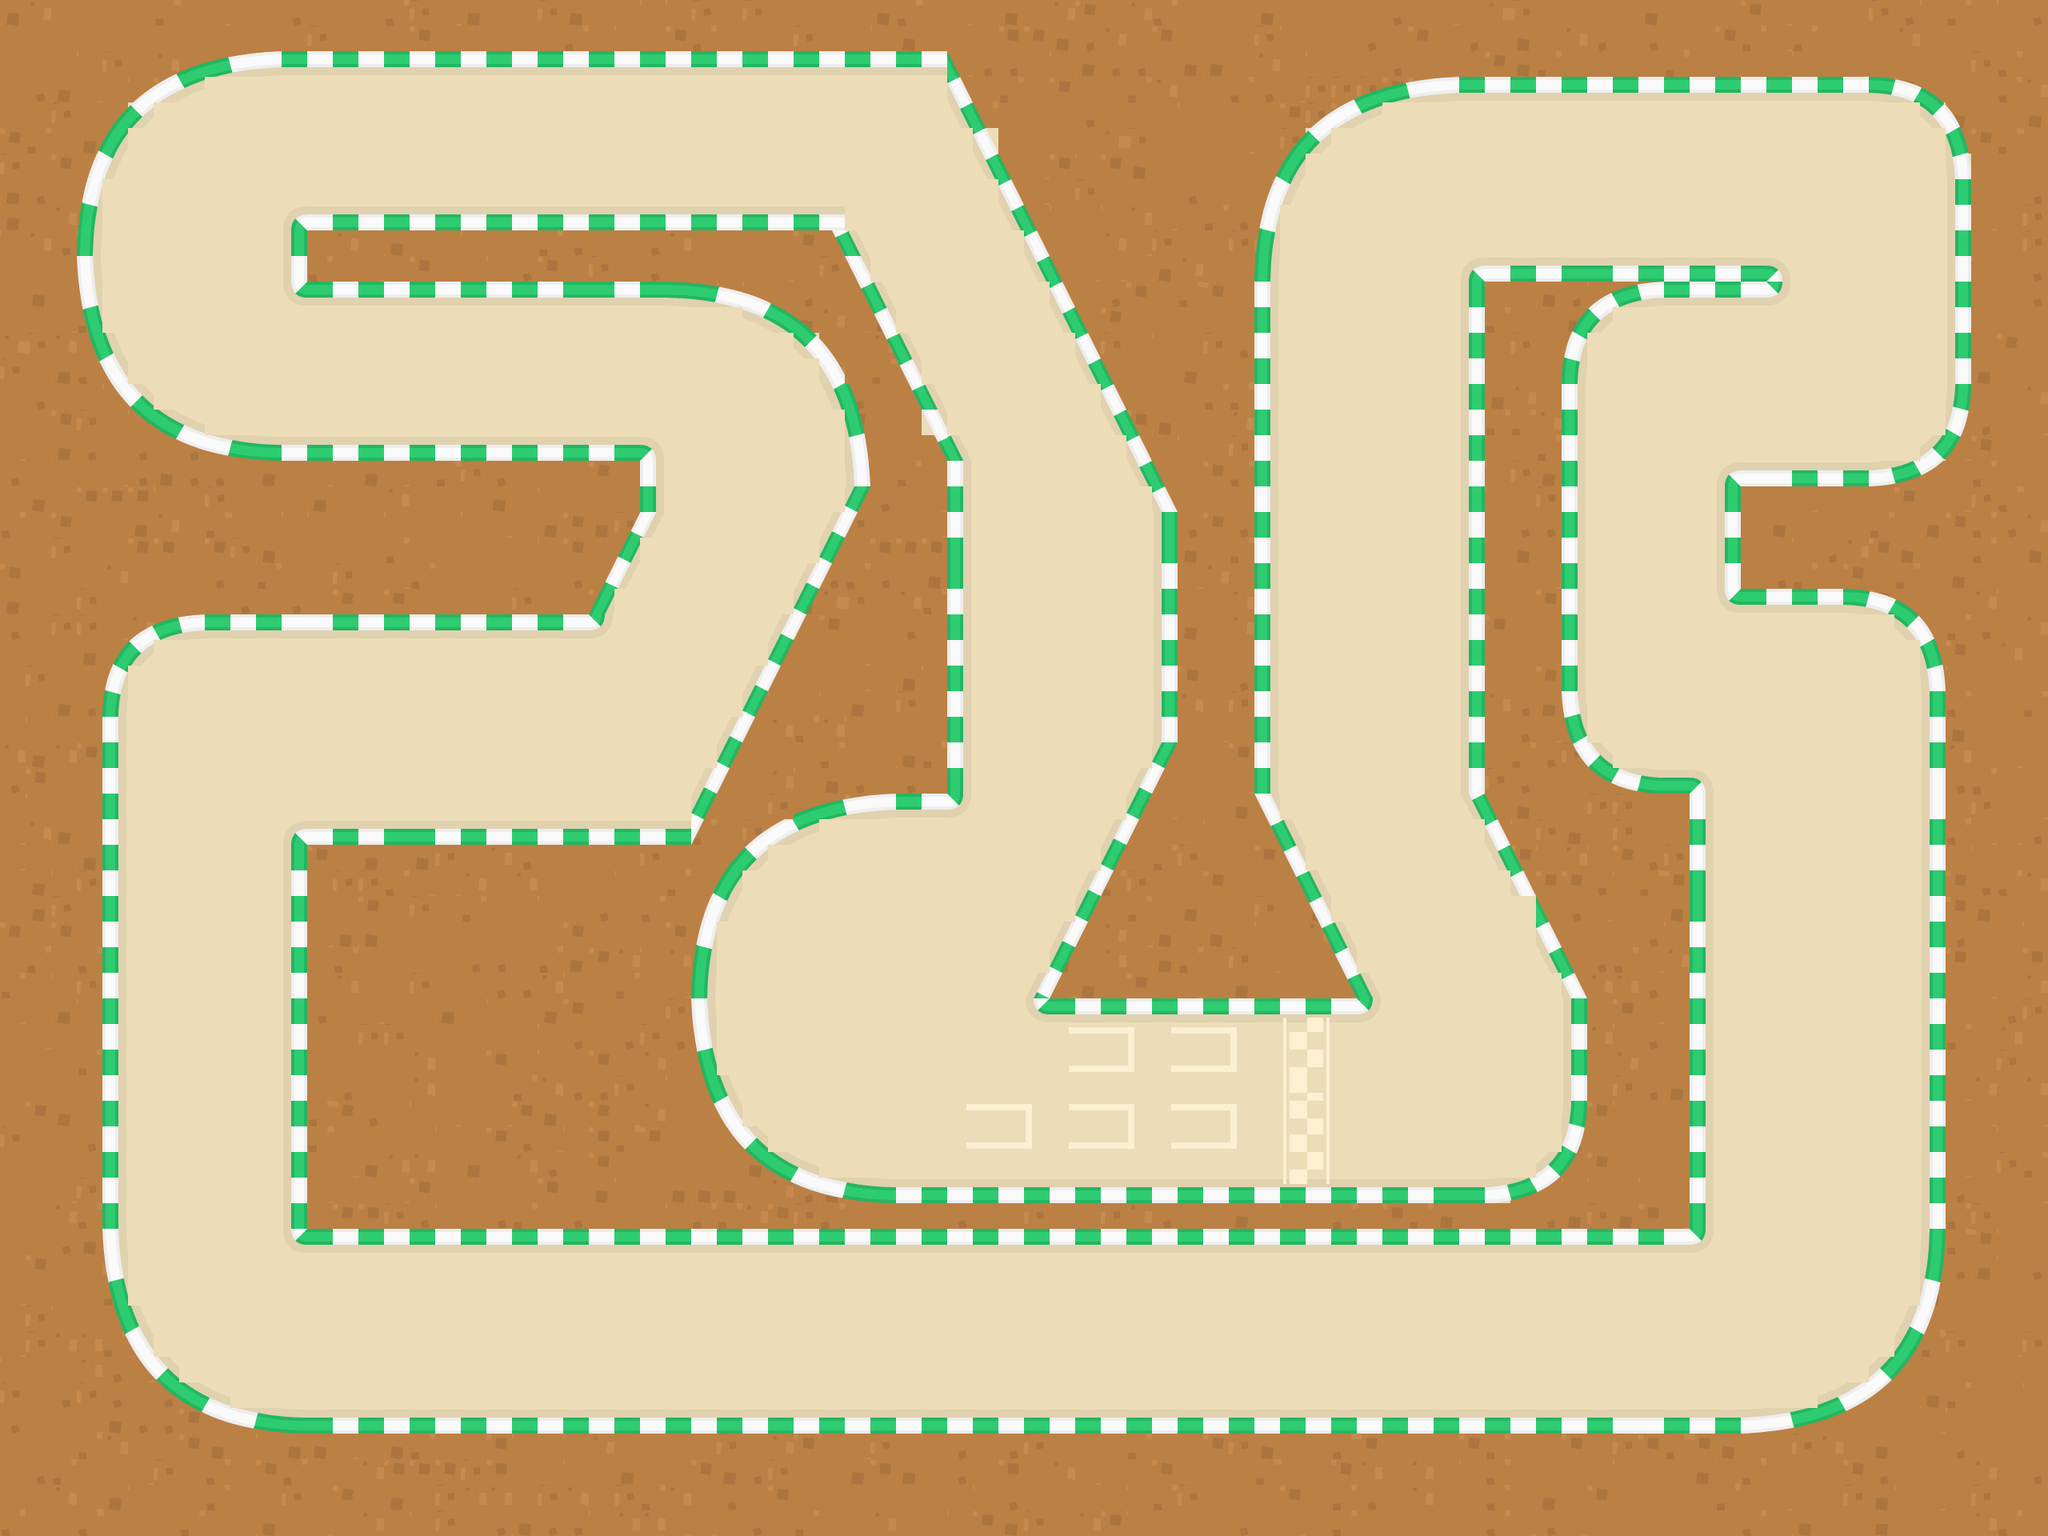

The image is a tile-based game level rendered from a .tmx file. Its description and source (layers, tilesets, objects; grid data summarised) follow:
An orthogonal 80x60 tile map with 32x32 px tiles, 3 tile layers (backgroundLayer, trackLayer, wallLayer), 2 tilesets and 30 objects (19x speedBooster, 10x checkpoint, lap_checkpoint).

<map version="1.10" tiledversion="1.10.2" orientation="orthogonal" renderorder="right-down" width="80" height="60" tilewidth="32" tileheight="32" infinite="0" nextlayerid="6" nextobjectid="33">
 <editorsettings>
  <export target="Level2Track.tmj" format="json" />
 </editorsettings>
 <tileset firstgid="1" name="trackTileset" tilewidth="128" tileheight="128" tilecount="324" columns="18">
  <image source="spritesheet_tiles.png" trans="ff00ff" width="2304" height="2304" />
 </tileset>
 <tileset firstgid="325" name="wallTileset" tilewidth="32" tileheight="32" tilecount="5184" columns="72">
  <image source="spritesheet_tiles.png" trans="ff00ff" width="2304" height="2304" />
  <tile id="528">
   <properties>
    <property name="collides" type="bool" value="true" />
   </properties>
  </tile>
  <tile id="529">
   <properties>
    <property name="collides" type="bool" value="true" />
   </properties>
  </tile>
  <tile id="530">
   <properties>
    <property name="collides" type="bool" value="true" />
   </properties>
  </tile>
  <tile id="531">
   <properties>
    <property name="collides" type="bool" value="true" />
   </properties>
  </tile>
  <tile id="888">
   <properties>
    <property name="collides" type="bool" value="true" />
   </properties>
  </tile>
  <tile id="889">
   <properties>
    <property name="collides" type="bool" value="true" />
   </properties>
  </tile>
  <tile id="890">
   <properties>
    <property name="collides" type="bool" value="true" />
   </properties>
  </tile>
  <tile id="891">
   <properties>
    <property name="collides" type="bool" value="true" />
   </properties>
  </tile>
  <tile id="1182">
   <properties>
    <property name="collides" type="bool" value="true" />
   </properties>
  </tile>
  <tile id="1195">
   <properties>
    <property name="collides" type="bool" value="true" />
   </properties>
  </tile>
  <tile id="1254">
   <properties>
    <property name="collides" type="bool" value="true" />
   </properties>
  </tile>
  <tile id="1267">
   <properties>
    <property name="collides" type="bool" value="true" />
   </properties>
  </tile>
  <tile id="1327">
   <properties>
    <property name="collides" type="bool" value="true" />
   </properties>
  </tile>
  <tile id="1338">
   <properties>
    <property name="collides" type="bool" value="true" />
   </properties>
  </tile>
  <tile id="1399">
   <properties>
    <property name="collides" type="bool" value="true" />
   </properties>
  </tile>
  <tile id="1410">
   <properties>
    <property name="collides" type="bool" value="true" />
   </properties>
  </tile>
  <tile id="1760">
   <properties>
    <property name="collides" type="bool" value="true" />
   </properties>
  </tile>
  <tile id="1766">
   <properties>
    <property name="collides" type="bool" value="true" />
   </properties>
  </tile>
  <tile id="1832">
   <properties>
    <property name="collides" type="bool" value="true" />
   </properties>
  </tile>
  <tile id="1837">
   <properties>
    <property name="collides" type="bool" value="true" />
   </properties>
  </tile>
  <tile id="1905">
   <properties>
    <property name="collides" type="bool" value="true" />
   </properties>
  </tile>
  <tile id="1908">
   <properties>
    <property name="collides" type="bool" value="true" />
   </properties>
  </tile>
  <tile id="1977">
   <properties>
    <property name="collides" type="bool" value="true" />
   </properties>
  </tile>
  <tile id="1980">
   <properties>
    <property name="collides" type="bool" value="true" />
   </properties>
  </tile>
  <tile id="2046">
   <properties>
    <property name="collides" type="bool" value="true" />
   </properties>
  </tile>
  <tile id="2051">
   <properties>
    <property name="collides" type="bool" value="true" />
   </properties>
  </tile>
  <tile id="2055">
   <properties>
    <property name="collides" type="bool" value="true" />
   </properties>
  </tile>
  <tile id="2118">
   <properties>
    <property name="collides" type="bool" value="true" />
   </properties>
  </tile>
  <tile id="2123">
   <properties>
    <property name="collides" type="bool" value="true" />
   </properties>
  </tile>
  <tile id="2127">
   <properties>
    <property name="collides" type="bool" value="true" />
   </properties>
  </tile>
  <tile id="2128">
   <properties>
    <property name="collides" type="bool" value="true" />
   </properties>
  </tile>
  <tile id="2129">
   <properties>
    <property name="collides" type="bool" value="true" />
   </properties>
  </tile>
  <tile id="2188">
   <properties>
    <property name="collides" type="bool" value="true" />
   </properties>
  </tile>
  <tile id="2189">
   <properties>
    <property name="collides" type="bool" value="true" />
   </properties>
  </tile>
  <tile id="2195">
   <properties>
    <property name="collides" type="bool" value="true" />
   </properties>
  </tile>
  <tile id="2199">
   <properties>
    <property name="collides" type="bool" value="true" />
   </properties>
  </tile>
  <tile id="2202">
   <properties>
    <property name="collides" type="bool" value="true" />
   </properties>
  </tile>
  <tile id="2267">
   <properties>
    <property name="collides" type="bool" value="true" />
   </properties>
  </tile>
  <tile id="2271">
   <properties>
    <property name="collides" type="bool" value="true" />
   </properties>
  </tile>
  <tile id="2274">
   <properties>
    <property name="collides" type="bool" value="true" />
   </properties>
  </tile>
  <tile id="2344">
   <properties>
    <property name="collides" type="bool" value="true" />
   </properties>
  </tile>
  <tile id="2345">
   <properties>
    <property name="collides" type="bool" value="true" />
   </properties>
  </tile>
  <tile id="2346">
   <properties>
    <property name="collides" type="bool" value="true" />
   </properties>
  </tile>
  <tile id="2347">
   <properties>
    <property name="collides" type="bool" value="true" />
   </properties>
  </tile>
  <tile id="2548">
   <properties>
    <property name="collides" type="bool" value="true" />
   </properties>
  </tile>
  <tile id="2549">
   <properties>
    <property name="collides" type="bool" value="true" />
   </properties>
  </tile>
  <tile id="2550">
   <properties>
    <property name="collides" type="bool" value="true" />
   </properties>
  </tile>
  <tile id="2551">
   <properties>
    <property name="collides" type="bool" value="true" />
   </properties>
  </tile>
  <tile id="2632">
   <properties>
    <property name="collides" type="bool" value="true" />
   </properties>
  </tile>
  <tile id="2633">
   <properties>
    <property name="collides" type="bool" value="true" />
   </properties>
  </tile>
  <tile id="2634">
   <properties>
    <property name="collides" type="bool" value="true" />
   </properties>
  </tile>
  <tile id="2635">
   <properties>
    <property name="collides" type="bool" value="true" />
   </properties>
  </tile>
  <tile id="2836">
   <properties>
    <property name="collides" type="bool" value="true" />
   </properties>
  </tile>
  <tile id="2837">
   <properties>
    <property name="collides" type="bool" value="true" />
   </properties>
  </tile>
  <tile id="2838">
   <properties>
    <property name="collides" type="bool" value="true" />
   </properties>
  </tile>
  <tile id="2839">
   <properties>
    <property name="collides" type="bool" value="true" />
   </properties>
  </tile>
  <tile id="2908">
   <properties>
    <property name="collides" type="bool" value="true" />
   </properties>
  </tile>
  <tile id="2912">
   <properties>
    <property name="collides" type="bool" value="true" />
   </properties>
  </tile>
  <tile id="2916">
   <properties>
    <property name="collides" type="bool" value="true" />
   </properties>
  </tile>
  <tile id="2981">
   <properties>
    <property name="collides" type="bool" value="true" />
   </properties>
  </tile>
  <tile id="2984">
   <properties>
    <property name="collides" type="bool" value="true" />
   </properties>
  </tile>
  <tile id="2988">
   <properties>
    <property name="collides" type="bool" value="true" />
   </properties>
  </tile>
  <tile id="2994">
   <properties>
    <property name="collides" type="bool" value="true" />
   </properties>
  </tile>
  <tile id="2995">
   <properties>
    <property name="collides" type="bool" value="true" />
   </properties>
  </tile>
  <tile id="3054">
   <properties>
    <property name="collides" type="bool" value="true" />
   </properties>
  </tile>
  <tile id="3056">
   <properties>
    <property name="collides" type="bool" value="true" />
   </properties>
  </tile>
  <tile id="3060">
   <properties>
    <property name="collides" type="bool" value="true" />
   </properties>
  </tile>
  <tile id="3065">
   <properties>
    <property name="collides" type="bool" value="true" />
   </properties>
  </tile>
  <tile id="3127">
   <properties>
    <property name="collides" type="bool" value="true" />
   </properties>
  </tile>
  <tile id="3128">
   <properties>
    <property name="collides" type="bool" value="true" />
   </properties>
  </tile>
  <tile id="3132">
   <properties>
    <property name="collides" type="bool" value="true" />
   </properties>
  </tile>
  <tile id="3136">
   <properties>
    <property name="collides" type="bool" value="true" />
   </properties>
  </tile>
  <tile id="3208">
   <properties>
    <property name="collides" type="bool" value="true" />
   </properties>
  </tile>
  <tile id="3209">
   <properties>
    <property name="collides" type="bool" value="true" />
   </properties>
  </tile>
  <tile id="3210">
   <properties>
    <property name="collides" type="bool" value="true" />
   </properties>
  </tile>
  <tile id="3211">
   <properties>
    <property name="collides" type="bool" value="true" />
   </properties>
  </tile>
  <tile id="3283">
   <properties>
    <property name="collides" type="bool" value="true" />
   </properties>
  </tile>
  <tile id="3355">
   <properties>
    <property name="collides" type="bool" value="true" />
   </properties>
  </tile>
  <tile id="3427">
   <properties>
    <property name="collides" type="bool" value="true" />
   </properties>
  </tile>
  <tile id="3779">
   <properties>
    <property name="collides" type="bool" value="true" />
   </properties>
  </tile>
  <tile id="3783">
   <properties>
    <property name="collides" type="bool" value="true" />
   </properties>
  </tile>
  <tile id="3851">
   <properties>
    <property name="collides" type="bool" value="true" />
   </properties>
  </tile>
  <tile id="3855">
   <properties>
    <property name="collides" type="bool" value="true" />
   </properties>
  </tile>
  <tile id="3923">
   <properties>
    <property name="collides" type="bool" value="true" />
   </properties>
  </tile>
  <tile id="3927">
   <properties>
    <property name="collides" type="bool" value="true" />
   </properties>
  </tile>
  <tile id="3992">
   <properties>
    <property name="collides" type="bool" value="true" />
   </properties>
  </tile>
  <tile id="3993">
   <properties>
    <property name="collides" type="bool" value="true" />
   </properties>
  </tile>
  <tile id="3994">
   <properties>
    <property name="collides" type="bool" value="true" />
   </properties>
  </tile>
  <tile id="3995">
   <properties>
    <property name="collides" type="bool" value="true" />
   </properties>
  </tile>
  <tile id="3999">
   <properties>
    <property name="collides" type="bool" value="true" />
   </properties>
  </tile>
  <tile id="4052">
   <properties>
    <property name="collides" type="bool" value="true" />
   </properties>
  </tile>
  <tile id="4053">
   <properties>
    <property name="collides" type="bool" value="true" />
   </properties>
  </tile>
  <tile id="4054">
   <properties>
    <property name="collides" type="bool" value="true" />
   </properties>
  </tile>
  <tile id="4055">
   <properties>
    <property name="collides" type="bool" value="true" />
   </properties>
  </tile>
  <tile id="4280">
   <properties>
    <property name="collides" type="bool" value="true" />
   </properties>
  </tile>
  <tile id="4281">
   <properties>
    <property name="collides" type="bool" value="true" />
   </properties>
  </tile>
  <tile id="4282">
   <properties>
    <property name="collides" type="bool" value="true" />
   </properties>
  </tile>
  <tile id="4283">
   <properties>
    <property name="collides" type="bool" value="true" />
   </properties>
  </tile>
  <tile id="4340">
   <properties>
    <property name="collides" type="bool" value="true" />
   </properties>
  </tile>
  <tile id="4341">
   <properties>
    <property name="collides" type="bool" value="true" />
   </properties>
  </tile>
  <tile id="4342">
   <properties>
    <property name="collides" type="bool" value="true" />
   </properties>
  </tile>
  <tile id="4343">
   <properties>
    <property name="collides" type="bool" value="true" />
   </properties>
  </tile>
  <tile id="4352">
   <properties>
    <property name="collides" type="bool" value="true" />
   </properties>
  </tile>
  <tile id="4356">
   <properties>
    <property name="collides" type="bool" value="true" />
   </properties>
  </tile>
  <tile id="4412">
   <properties>
    <property name="collides" type="bool" value="true" />
   </properties>
  </tile>
  <tile id="4424">
   <properties>
    <property name="collides" type="bool" value="true" />
   </properties>
  </tile>
  <tile id="4428">
   <properties>
    <property name="collides" type="bool" value="true" />
   </properties>
  </tile>
  <tile id="4484">
   <properties>
    <property name="collides" type="bool" value="true" />
   </properties>
  </tile>
  <tile id="4496">
   <properties>
    <property name="collides" type="bool" value="true" />
   </properties>
  </tile>
  <tile id="4500">
   <properties>
    <property name="collides" type="bool" value="true" />
   </properties>
  </tile>
  <tile id="4556">
   <properties>
    <property name="collides" type="bool" value="true" />
   </properties>
  </tile>
  <tile id="4568">
   <properties>
    <property name="collides" type="bool" value="true" />
   </properties>
  </tile>
  <tile id="4569">
   <properties>
    <property name="collides" type="bool" value="true" />
   </properties>
  </tile>
  <tile id="4570">
   <properties>
    <property name="collides" type="bool" value="true" />
   </properties>
  </tile>
  <tile id="4571">
   <properties>
    <property name="collides" type="bool" value="true" />
   </properties>
  </tile>
  <tile id="4572">
   <properties>
    <property name="collides" type="bool" value="true" />
   </properties>
  </tile>
 </tileset>
 <objectgroup id="4" name="Checkpoints">
  <object id="1" name="lap_checkpoint" gid="1010" x="1625.32" y="1487.06" width="10" height="227.128" />
  <object id="2" name="checkpoint" gid="723" x="1583.26" y="952.187" width="260.466" height="10" />
  <object id="3" name="checkpoint" gid="723" x="2013.94" y="340.326" width="10" height="230" />
  <object id="4" name="checkpoint" gid="723" x="2182.5" y="594.034" width="10" height="230" />
  <object id="5" name="checkpoint" gid="723" x="2139.99" y="998.151" width="260.466" height="10" />
  <object id="6" name="checkpoint" gid="723" x="2089.28" y="1778.38" width="10" height="230" />
  <object id="7" name="checkpoint" gid="723" x="399.412" y="1779.7" width="10" height="230" />
  <object id="8" name="checkpoint" gid="723" x="419.107" y="1026.02" width="10" height="230" />
  <object id="9" name="checkpoint" gid="723" x="776.25" y="558.582" width="10" height="190.609" />
  <object id="11" name="checkpoint" gid="723" x="995.525" y="271.03" width="10" height="190.609" />
  <object id="12" name="checkpoint" gid="723" x="1194.61" y="903.613" width="260.466" height="10" />
 </objectgroup>
 <layer id="3" name="backgroundLayer" width="80" height="60">
  <data>[4800 cells, 4800 non-empty, 16 distinct tile ids]</data>
 </layer>
 <layer id="1" name="trackLayer" width="80" height="60">
  <data>[4800 cells, 2229 non-empty, 20 distinct tile ids]</data>
 </layer>
 <objectgroup id="5" name="SpeedBoosts">
  <object id="13" name="speedBooster" gid="7" x="1693.09" y="1202.77" width="90" height="90" rotation="338.177" />
  <object id="14" name="speedBooster" gid="7" x="1657.99" y="1135.41" width="90" height="90" rotation="338.177" />
  <object id="15" name="speedBooster" gid="7" x="2323.64" y="330.239" width="90" height="90" rotation="179.345" />
  <object id="16" name="speedBooster" gid="7" x="2159.57" y="629.895" width="90" height="90" rotation="179.345" />
  <object id="17" name="speedBooster" gid="7" x="2396.29" y="1639.89" width="90" height="90" rotation="218.546" />
  <object id="19" name="speedBooster" gid="7" x="2333.03" y="1731.5" width="90" height="90" rotation="243.424" />
  <object id="20" name="speedBooster" gid="7" x="1616.19" y="1640.77" width="90" height="90" rotation="270" />
  <object id="21" name="speedBooster" gid="7" x="1038.25" y="1776.17" width="90" height="90" rotation="270" />
  <object id="22" name="speedBooster" gid="7" x="460.515" y="1642.24" width="90" height="90" rotation="270" />
  <object id="23" name="speedBooster" gid="7" x="811.092" y="650.903" width="90" height="90" />
  <object id="24" name="speedBooster" gid="7" x="1241.13" y="443.512" width="90" height="90" rotation="157.81" />
  <object id="25" name="speedBooster" gid="7" x="1331.05" y="401.429" width="90" height="90" rotation="157.81" />
  <object id="26" name="speedBooster" gid="7" x="1192.4" y="1099.95" width="90" height="90" rotation="271.771" />
  <object id="27" name="speedBooster" gid="7" x="1115.07" y="1080.58" width="90" height="90" rotation="237.589" />
  <object id="28" name="speedBooster" gid="7" x="963.003" y="1046.76" width="90" height="90" rotation="113.816" />
  <object id="29" name="speedBooster" gid="7" x="887.349" y="1131.58" width="90" height="90" rotation="81.1571" />
  <object id="30" name="speedBooster" gid="7" x="870.355" y="1242.45" width="90" height="90" rotation="52.2928" />
  <object id="31" name="speedBooster" gid="7" x="975.799" y="1278.05" width="90" height="90" rotation="159.671" />
  <object id="32" name="speedBooster" gid="7" x="978.683" y="1342.22" width="90" height="90" rotation="113.742" />
 </objectgroup>
 <layer id="2" name="wallLayer" width="80" height="60">
  <data>[4800 cells, 906 non-empty, 205 distinct tile ids]</data>
 </layer>
</map>
